Frame 1 (no input): blank canvas, image omitted
Frame 60 (no input): blank canvas, image omitted
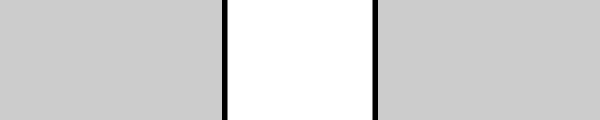
Frame 120 (the mouse pressed at the canvas centre since frame 60)

The p5.js sketch whose frames 1 and 60 were blank and that drew this single picture after the mouse press (run headless with seeded random() and noise() and a simulated clock; from frame 60 on, the mouse is pressed at the canvas centre):

// p5.js sketch
// ── sketch.js
function setup() {
  createCanvas(600, 120);
  background(204);
}

function draw() {
  translate(mouseX, mouseY);
  scale(mouseX / 60.0);
  rect(-15, -15, 30, 30);
}
